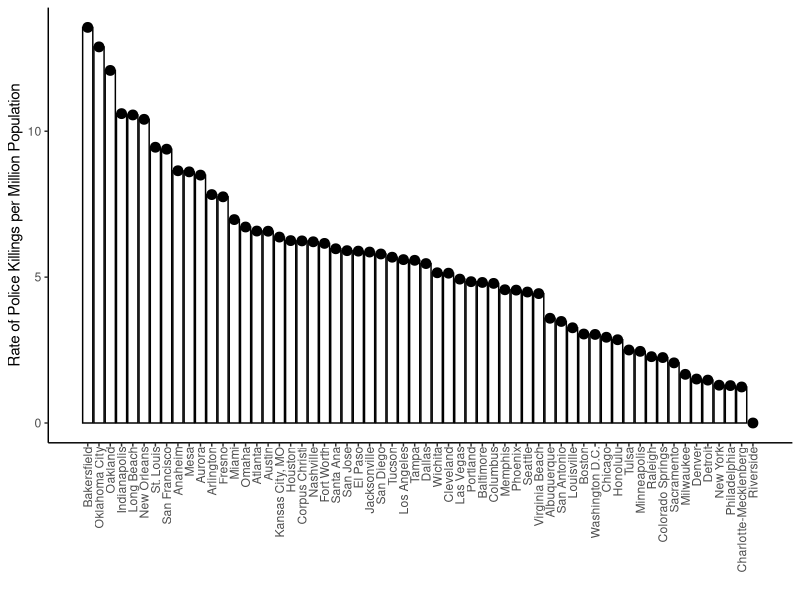
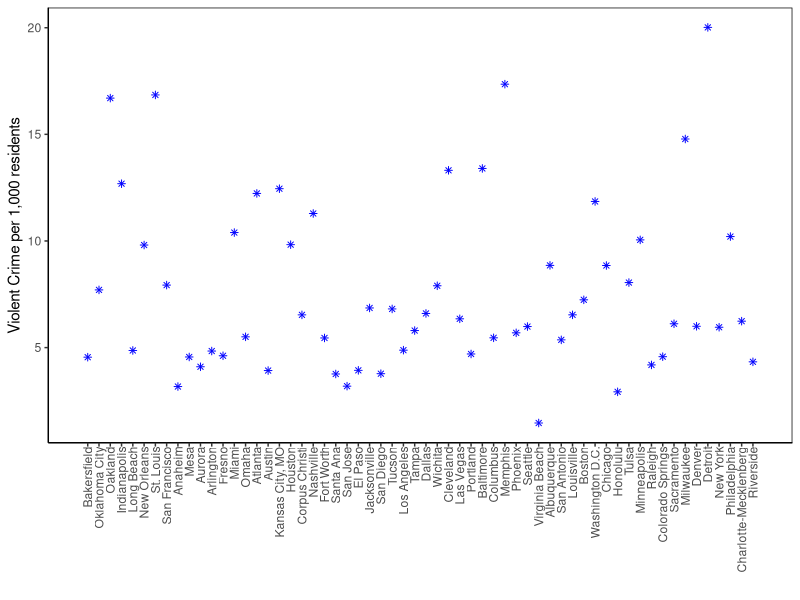

Here is the R script that generated these plots, in order: (Note: this script raises an error after producing the figures.)
## ---- chunk 1
library(readxl)
library(dplyr)
library(tidyr)
library(ggplot2)
library(gtable)
library(grid)

mpvReport <- read_excel("MPVDatasetDownload-83zj.xlsx", sheet = 2) 

mpvReport <- mpvReport %>%
  mutate(`Police Department` = sub("^[^[:alpha:]]*", "", `Police Department`),
         row_number = 1:nrow(.)) %>% 
  filter(row_number <= 60)

# From https://rpubs.com/kohske/dual_axis_in_ggplot2
p1 <- ggplot(mpvReport, aes(x = row_number, 
                            y = `Rate of Police Killings per Million Population`)) + 
  geom_bar(color = "black", fill = "white", stat = "identity") +
  geom_point(size = 3) +
  theme_classic() %+replace%
  theme(axis.text.x=element_text(angle = 90, hjust = 1)) +
  scale_x_continuous(name = "",
                     limits = c(0.5, 60.5),
                     breaks = 1:60,
                     labels = mpvReport$`Police Department`)
p2 <- ggplot(mpvReport, aes(x = row_number,
                            y = `Violent Crime per 1,000 residents`)) +
  geom_point(color = "blue", shape = 8) +
  theme_classic() %+replace%
  theme(panel.background = element_rect(fill = NA),
        axis.text.x=element_text(angle = 90, hjust = 1)) +
  scale_x_continuous(name = "",
                     limits = c(0.5, 60.5),
                     breaks = 1:60,
                     labels = mpvReport$`Police Department`)

# extract gtable
g1 <- ggplot_gtable(ggplot_build(p1))
g2 <- ggplot_gtable(ggplot_build(p2))

# overlap the panel of 2nd plot on that of 1st plot
pp <- c(subset(g1$layout, name == "panel", se = t:r))
g <- gtable_add_grob(g1, g2$grobs[[which(g2$layout$name == "panel")]], pp$t, 
                     pp$l, pp$b, pp$l)

# axis tweaks
ia <- which(g2$layout$name == "axis-l")
ga <- g2$grobs[[ia]]
ax <- ga$children[[2]]
ax$widths <- rev(ax$widths)
ax$grobs <- rev(ax$grobs)
ax$grobs[[1]]$x <- ax$grobs[[1]]$x - unit(1, "npc") + unit(0.15, "cm")
g <- gtable_add_cols(g, g2$widths[g2$layout[ia, ]$l], length(g$widths) - 1)
g <- gtable_add_grob(g, ax, pp$t, length(g$widths) - 1, pp$b)

# draw it
grid.draw(g)
